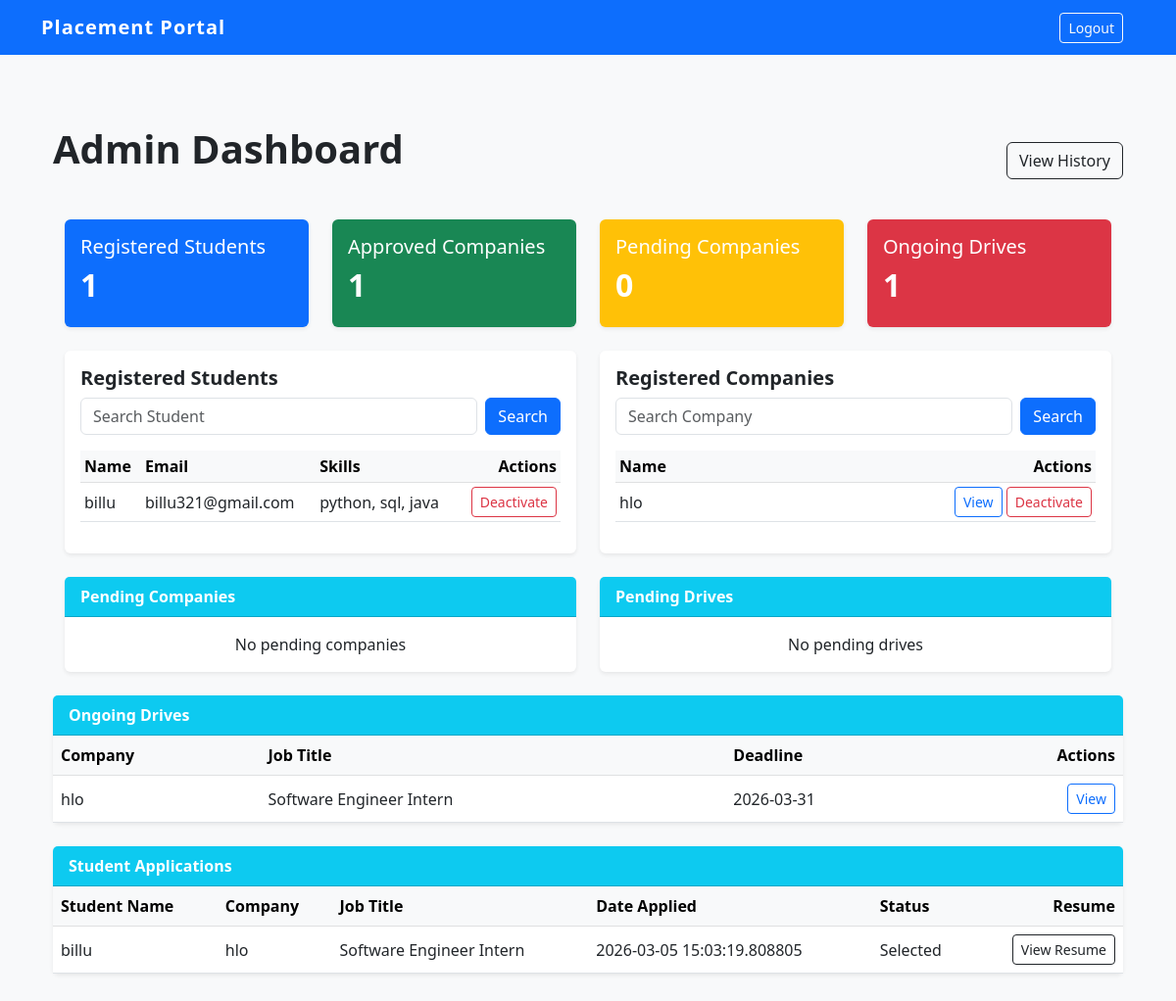
The page /admin_dashboard (signed in) on the database its author committed.
### models.py (models this page shows)
class Student(db.Model):
    id = db.Column(db.Integer, primary_key=True)
    name = db.Column(db.String(50), nullable=False)
    email = db.Column(db.String(100), unique=True, nullable=False)
    password = db.Column(db.String(50), unique=True, nullable=False)
    skills = db.Column(db.String(200))
    resume_path = db.Column(db.String(200))
    is_active = db.Column(db.Boolean, default=True)
    applications = db.relationship('Application', backref='student', lazy=True, cascade="all, delete-orphan")

class Company(db.Model):
    id = db.Column(db.Integer, primary_key=True)
    name = db.Column(db.String(100), unique=True, nullable=False)
    email = db.Column(db.String(100), unique=True, nullable=False)
    password = db.Column(db.String(50), unique=True, nullable=False)
    website = db.Column(db.String(100))
    hr_contact = db.Column(db.String(15))
    description = db.Column(db.Text)
    status = db.Column(db.String(20), default='Pending')
    is_active = db.Column(db.Boolean, default=True)
    drives = db.relationship('PlacementDrive', backref='company', lazy=True, cascade="all, delete-orphan")

class PlacementDrive(db.Model):
    id = db.Column(db.Integer, primary_key=True)
    job_title = db.Column(db.String(100), nullable=False)
    description = db.Column(db.Text)
    eligibility= db.Column(db.Text)
    deadline = db.Column(db.String(20))
    status = db.Column(db.String(20), default='Pending')
    is_active = db.Column(db.Boolean, default=True)
    company_id = db.Column(db.Integer, db.ForeignKey('company.id'), nullable=False)
    applications = db.relationship('Application', backref='drive', lazy=True, cascade="all, delete-orphan")

class Application(db.Model):
    id = db.Column(db.Integer, primary_key=True)
    student_id = db.Column(db.Integer, db.ForeignKey('student.id'), nullable=False)
    drive_id = db.Column(db.Integer, db.ForeignKey('placement_drive.id'), nullable=False)
    status = db.Column(db.String(20), default='Applied')
    date_applied = db.Column(db.DateTime, default=datetime.now(timezone.utc))
    is_active = db.Column(db.Boolean, default=True)

### app.py (the view)
@app.route('/admin_dashboard')
def admin_dashboard():
    if session.get('role') != 'admin':
        return redirect(url_for('login'))
    student_search = request.args.get('student_search', '').strip()
    company_search = request.args.get('company_search', '').strip()
    stats = {
        'total_students': Student.query.filter(Student.is_active == True).count(),
        'total_companies': Company.query.filter(Company.is_active == True).count(),
        'pending_companies': Company.query.filter_by(status='Pending', is_active=True).count(),
    }
    student_query = Student.query
    if student_search:
        student_query = student_query.filter(Student.name.contains(student_search) | Student.id.contains(student_search))
    students = student_query.filter(Student.is_active == True).all()
    company_query = Company.query.filter_by(status = "Approved")
    if company_search:
        company_query = company_query.filter(Company.name.contains(company_search) | Company.id.contains(company_search))
    approved_companies = company_query.filter(Company.is_active == True).all()
    pending_companies = Company.query.filter_by(status='Pending', is_active=True).all()
    pending_drives = PlacementDrive.query.filter_by(status='Pending', is_active=True).all()
    ongoing_drives = PlacementDrive.query.filter_by(status='Approved', is_active=True).all()
    all_applications = Application.query.filter(Application.is_active == True).all()
    return render_template('admin/admin_dashboard.html',
                           student_search=student_search,
                           company_search=company_search,
                           stats=stats,
                           students=students,
                           approved=approved_companies,
                           pending=pending_companies,
                           pending_drives=pending_drives,
                           ongoing_drives=ongoing_drives,
                           applications=all_applications)

### app.py (called while the page is built)
@app.after_request
def add_header(response):
    response.headers['Cache-Control'] = 'no-store, no-cache, must-revalidate, post-check=0, pre-check=0, max-age=0'
    response.headers['Pragma'] = 'no-cache'
    response.headers['Expires'] = '-1'
    return response

### templates/admin/admin_dashboard.html (shortened to what this page needs)
{% extends 'base.html' %}
{% block extra_nav %}
<div class = "container">
    <a href = "{{ url_for('logout') }}" class = "btn btn-outline-light btn-sm">Logout</a>
{% endblock %}
{% block content %}
<div class = "container-fluid py-4">
    <div class="d-flex justify-content-between align-items-center mb-4">
        <h1 class = "fw-bold mb-4">Admin Dashboard</h1>
        <a href = "{{ url_for('view_history') }}" class = "btn btn-outline-dark text-end">View History</a>
    </div>
    <div class = "row mb-4">
        <div class = "col-md-3">
            <div class = "card bg-primary text-white shadow-sm p-3">
                <h5>Registered Students</h5>
                <h2 class = "fw-bold">{{ stats.total_students }}</h2>
            </div>
        </div>
        <div class = "col-md-3">
            <div class = "card bg-success text-white shadow-sm p-3">
                <h5>Approved Companies</h5>
                <h2 class = "fw-bold">{{ stats.total_companies }}</h2>
            </div>
        </div>
        <div class = "col-md-3">
            <div class = "card bg-warning text-white shadow-sm p-3">
                <h5>Pending Companies</h5>
                <h2 class = "fw-bold">{{ stats.pending_companies }}</h2>
            </div>
        </div>
        <div class = "col-md-3">
            <div class = "card bg-danger text-white shadow-sm p-3">
                <h5>Ongoing Drives</h5>
                <h2 class = "fw-bold">{{ ongoing_drives|length }}</h2>
            </div>
        </div>
    </div>
    <div class = "row mb-4">
        <div class = "col-md-6">
            <div class = "card shadow-sm h-100">
                <div class = "card-body">
                    <h5 class = "fw-bold">Registered Students</h5>
                    <form class = "d-flex mb-3" method = "GET" action = "{{ url_for('admin_dashboard') }}">
                        <input class = "form-control me-2" name = "student_search" value = "{{ student_search}}" placeholder = "Search Student">
                        <button class = "btn btn-primary" type = "submit">Search</button>
                    </form>
                    <div class = "overflow-auto" style = "max-height: 300px;">
                        <table class = "table table-sm align-middle">
                            <thead class = "table-light"><tr><th>Name</th><th>Email</th><th>Skills</th><th class = "text-end">Actions</th></tr></thead>
                            <tbody>
                                {% for s in students %}
                                <tr>
                                    <td>{{ s.name }}</td>
                                    <td>{{ s.email }}</td>
                                    <td>{{ s.skills }}</td>
                                    <td class = "text-end"><a href = "/deactivate/student/{{s.id}}" class = "btn btn-sm btn-outline-danger" onclick = "return confirm('Deactivate Student?')">Deactivate</a></td>
                                </tr>
                                {% endfor %}
                            </tbody>
                        </table>
                    </div>
                </div>
            </div>
        </div>
        <div class = "col-md-6">
            <div class = "card shadow-sm h-100">
                <div class = "card-body">
                    <h5 class = "fw-bold">Registered Companies</h5>
                    <form class = "d-flex mb-3" method = "GET" action = "{{ url_for('admin_dashboard') }}">
                        <input class = "form-control me-2" name = "company_search" value = "{{ company_search}}" placeholder = "Search Company">
                        <button class = "btn btn-primary" type = "submit">Search</button>
                    </form>
                    <div class = "overflow-auto" style = "max-height: 300px;">
                        <table class = "table table-sm align-middle">
                            <thead class = "table-light"><tr><th>Name</th><th class = "text-end">Actions</th></tr></thead>
                            <tbody>
                                {% for c in approved %}
                                <tr>
                                    <td>{{ c.name }}</td>
                                    <td class = "text-end">
                                        <button class = "btn btn-sm btn-outline-primary" data-bs-toggle="modal" data-bs-target="#companydetailsModal{{ c.id }}">View</button>
                                        <a href = "/deactivate/company/{{c.id}}" class = "btn btn-sm btn-outline-danger" onclick = "return confirm('Deactivate Company?')">Deactivate</a>
                                    </td>
                                </tr>
                                {% endfor %}
                            </tbody>
                        </table>
                    </div>
                </div>
            </div>
        </div>
    </div>
    <div class = "row mb-4">
        <div class = "col-md-6">
            <div class = "card shadow-sm h-100">
                <div class = "card-header bg-info text-white"><strong>Pending Companies</strong></div>
                <div class = "card-body p-0">
                    {% for c in pending %}
                    <div class = "d-flex justify-content-between align-items-centre border-bottom p-3">
                        <span><strong>{{ c.name }}</strong></span>
                        <div class = "d-flex gap-2">
                        <button class = "btn btn-sm btn-outline-primary" data-bs-toggle="modal" data-bs-target="#companydetailsModal{{ c.id }}">View</button>
                        <a href = "{{ url_for('approve_company', id=c.id) }}" class = "btn btn-sm btn-outline-success text-end" onclick = "return confirm('Approve Company?')">Approve</a>
                        <a href = "{{ url_for('reject_company', id=c.id) }}" class = "btn btn-sm btn-outline-danger text-end" onclick = "return confirm('Reject Company?')">Reject</a>
                        </div>
                    </div>
                    {% else %}<p class = "text-center py-3 mb-0">No pending companies</p>{% endfor %}
                </div>
            </div>
        </div>
        <div class = "col-md-6">
            <div class = "card shadow-sm h-100">
                <div class = "card-header bg-info text-white"><strong>Pending Drives</strong></div>
                <div class = "card-body p-0">
                    {% for d in pending_drives %}
                    <div class = "d-flex justify-content-between align-items-centre border-bottom p-3">
                        <span><strong>{{ d.job_title }} at {{ d.company.name }}</strong></span>
                        <div class = "d-flex gap-2">
                            <button class = "btn btn-sm btn-outline-primary" data-bs-toggle="modal" data-bs-target="#pendingdrivesModal{{ d.id }}">View</button>
                            <a href = "{{ url_for('approve_drive', id=d.id) }}" class = "btn btn-sm btn-outline-success" onclick = "return confirm('Approve Drive?')">Approve</a>
                            <a href = "{{ url_for('reject_drive', id=d.id) }}" class = "btn btn-sm btn-outline-danger text-black-end" onclick = "return confirm('Reject Drive?')">Reject</a>
                        </div>
                    </div>
                    {% else %}<p class = "text-center py-3 mb-0">No pending drives</p>{% endfor %}
                </div>
            </div>
        </div>
    </div>
    <div class = "card shadow-sm mb-4">
        <div class = "card-header bg-info text-white"><strong>Ongoing Drives</strong></div>
        <div class = "card-body p-0">
            <table class = "table table-hover align-middle mb-0">
                <thead class = "table-light">
                    <tr><th>Company</th><th>Job Title</th><th>Deadline</th><th class = "text-end">Actions</th></tr>
                </thead>
                <tbody>
                    {% for d in ongoing_drives %}
                    <tr>
                        <td>{{ d.company.name }}</td>
                        <td>{{ d.job_title }}</td>
                        <td>{{ d.deadline }}</td>
                        <td class = "text-end">
                            <button class = "btn btn-sm btn-outline-primary" data-bs-toggle="modal" data-bs-target="#ongoingdrivesModal{{ d.id }}">View</button>
                        </td>
                    </tr>
                    {% endfor %}
                </tbody>
            </table>
        </div>
    </div>
    <div class = "card shadow-sm mb-4">
        <div class = "card-header bg-info text-white"><strong>Student Applications</strong></div>
        <div class = "card-body p-0">
            <table class = "table table-hover align-middle mb-0">
                <thead class = "table-light">
                    <tr><th>Student Name</th><th>Company</th><th>Job Title</th><th>Date Applied</th><th>Status</th><th class = "text-end">Resume</th></tr>
                </thead>
                <tbody>
                    {% for a in applications %}
                    <tr>
                        <td>{{ a.student.name }}</td>
                        <td>{{ a.drive.company.name }}</td>
                        <td>{{ a.drive.job_title }}</td>
                        <td>{{ a.date_applied }}</td>
                        <td>{{ a.status }}</td>
                        <td class = "text-end">
                            {% if a.student.resume_path %}
                            <a href = "{{ url_for('static', filename='uploads/resumes/' + a.student.resume_path) }}" target = "_blank" class = "btn btn-sm btn-outline-dark">View Resume</a>
                            {% else %}
                            <span class = "text-muted">No Resume</span>
                            {% endif %}
                        </td>
                    </tr>
                    {% endfor %}
                </tbody>
            </table>
        </div>
    </div>
</div>
{% endblock %}

### static/style.css (style rules this page uses)
:root { --primary-color: #0d6efd; --success-color: #198754; --error-red: #dc3545; }
body { font-family: 'Segoe UI', Tahoma, Geneva, Verdana, sans-serif; background-color: #f8f9fa; }
.row { margin: 0; }
.card { border: none; transition: transform 0.3s ease, box-shadow 0.3s ease; }

### rows shown on the page
Student: name "billu", email "billu321@gmail.com", skills "python, sql, java"
Company: name "hlo"
PlacementDrive: company.name "hlo", job_title "Software Engineer Intern", deadline "2026-03-31"
Application: student.name "billu", drive.company.name "hlo", drive.job_title "Software Engineer Intern", date_applied "2026-03-05 15:03:19.808805", status "Selected"

### other values the page prints
{{ stats.total_students }} "1"
{{ stats.total_companies }} "1"
{{ stats.pending_companies }} "0"
{{ ongoing_drives|length }} "1"
